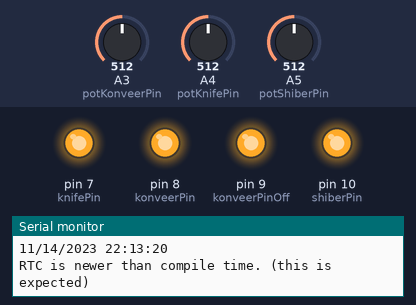
Bench run of a sketch on a simulated Arduino Uno, built with avr-gcc and run on an emulated ATmega328P. Shown: output pins drawn as LEDs (lit = HIGH), the last lines printed to the serial monitor. The inputs (shaded band) are chosen by the test bench; at power-on: A3 (potKonveerPin) = 512, A4 (potKnifePin) = 512, A5 (potShiberPin) = 512. The local clock reads 2024-03-15 10:24:30 at power-on unless the sketch sets it.

Above: at 0.1 s.
At 10.1 s:
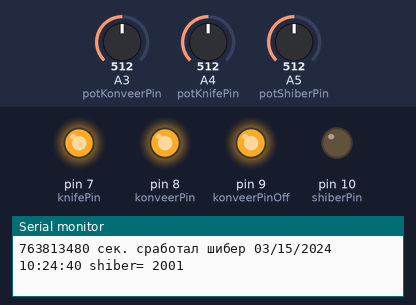
At 66.1 s:
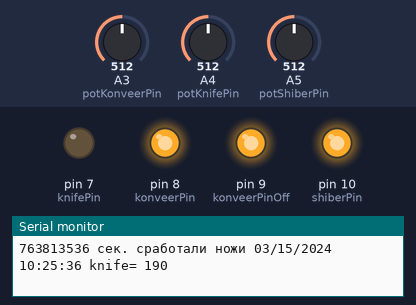
At 117.1 s:
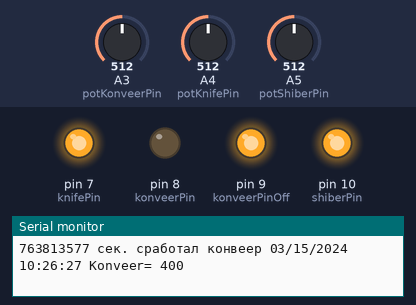
At 123.1 s:
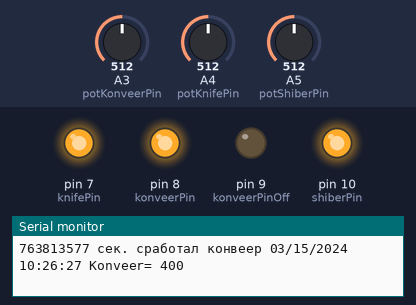
Timing chart, 0 to 125.5 s (numbered marks = the images above):
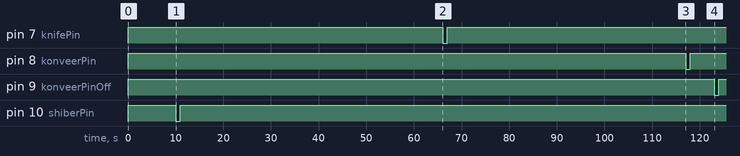

Measured:
- by itself, pin 7 (knifePin): HIGH → LOW at 66.0 s, → HIGH 1.0 s later
- by itself, pin 8 (konveerPin): HIGH → LOW at 117 s, → HIGH 1.0 s later
- by itself, pin 9 (konveerPinOff): HIGH → LOW at 123 s, → HIGH 1.0 s later
- by itself, pin 10 (shiberPin): HIGH → LOW at 10.0 s, → HIGH 1.0 s later

The sketch:

rabochi_clock.ino
```cpp
// CONNECTIONS:
// DS1302 CLK/SCLK --> 5
// DS1302 DAT/IO --> 4
// DS1302 RST/CE --> 2
// DS1302 VCC --> 3.3v - 5v
// DS1302 GND --> GND

#include <ThreeWire.h>
#include <RtcDS1302.h>

ThreeWire myWire(4, 5, 2); // IO, SCLK, CE
RtcDS1302<ThreeWire> Rtc(myWire);
long rtcOld = 0;
long rtcDelta = 0; //Время прошедшее между циклами
bool loading = false;

long konveer = 600; //600000 10 минут между срабатываниями
long konveerOld = 10;
int konveerPin = 8; //пин включения конвеера
int konveerPinOff = 9; // пин выключения конвеера
long konveerDelay = 5;
int potKonveerPin = A3;


long knife = 180; // 180000 3 минуты между срабатываниямм
long knifeOld = 0;
int knifePin = 7; //Номер пина
int potKnifePin = A4;

long shiber = 3600; // 3600000 1 час между срабатываниями
long shiberOld = 0;
int shiberPin = 10;
long shiberDelay = 10;
long shiberStartCicke = 0;
int potShiberPin = A5;

void setup ()
{
  Serial.begin(57600);

  Serial.print("compiled: ");
  Serial.print(__DATE__);
  Serial.println(__TIME__);

  Rtc.Begin();

  RtcDateTime compiled = RtcDateTime(__DATE__, __TIME__);
  printDateTime(compiled);
  Serial.println();

  pinMode (konveerPin, OUTPUT);
  pinMode (konveerPinOff, OUTPUT);
  RtcDateTime konveerOld = Rtc.GetDateTime(); //TODO не срабатывает на каждой загрузке
  digitalWrite(konveerPin, HIGH); //включаем на старте пины чтобы выключить реле(реле срабатывают когда на пине нет питания
  digitalWrite(konveerPinOff, HIGH); //включаем на старте пины чтобы выключить реле(реле срабатывают когда на пине нет питания
  pinMode(potKonveerPin, INPUT);

  pinMode (knifePin, OUTPUT);
  RtcDateTime knifeOld = Rtc.GetDateTime();
  digitalWrite(knifePin, HIGH);
  pinMode(potKnifePin, INPUT);

  pinMode (shiberPin, OUTPUT);
  RtcDateTime shiberOld = Rtc.GetDateTime();
  digitalWrite(shiberPin, HIGH);
  pinMode(potShiberPin,INPUT);

  konveerOld = Rtc.GetDateTime();
  knifeOld = Rtc.GetDateTime();
  shiberOld = Rtc.GetDateTime();


  if (!Rtc.IsDateTimeValid())
  {
    // Common Causes:
    //    1) first time you ran and the device wasn't running yet
    //    2) the battery on the device is low or even missing

    Serial.println("RTC lost confidence in the DateTime!");
    Rtc.SetDateTime(compiled);
  }

  if (Rtc.GetIsWriteProtected())
  {
    Serial.println("RTC was write protected, enabling writing now");
    Rtc.SetIsWriteProtected(false);
  }

  if (!Rtc.GetIsRunning())
  {
    Serial.println("RTC was not actively running, starting now");
    Rtc.SetIsRunning(true);
  }

  RtcDateTime now = Rtc.GetDateTime();
  if (now < compiled)
  {
    Serial.println("RTC is older than compile time!  (Updating DateTime)");
    Rtc.SetDateTime(compiled);
  }
  else if (now > compiled)
  {
    Serial.println("RTC is newer than compile time. (this is expected)");
  }
  else if (now == compiled)
  {
    Serial.println("RTC is the same as compile time! (not expected but all is fine)");
  }
}

void loop ()
{
  // проверяем загружались ли часы
  if (loading == false) {
    delay(9000);
    loading = true;

  }

  if (millis() % 1000 == 0) {       //  задержка в одну секунду перед выводом времени в последовательный порт

    RtcDateTime now = Rtc.GetDateTime();

    shiber = map(analogRead(potShiberPin),0,1023,300,3700); // считываем с аналогового пина показания потенциометра и конвертирует в диапазон секунд между запусками

    knife = map(analogRead(potKnifePin), 0,1023, 100, 280);

    konveer = map(analogRead(potKonveerPin), 0,1023, 100, 700);
//
//    Serial.print(analogRead(potKnifePin));
//    Serial.print(" ");
//    Serial.print(analogRead(potKonveerPin));
//    Serial.print(" ");
//    Serial.print(analogRead(potShiberPin));
//    Serial.println();
//
//    Serial.print(knife);
//    Serial.print(" ");
//    Serial.print(konveer);
//    Serial.print(" ");
//    Serial.print(shiber);
//    Serial.println();
//    Serial.println();

    if (now.IsValid()) //если время считано правильно
    {

      if ( ((now - shiberOld) >= shiber) & ((now - konveerOld) > 80) & ((now - knifeOld) > 40) ) //если прошло достаточно времени то запустить шибер
      {   // сейчас минус (время прошлого срабатывания) И если конвеер сработал недавно ждем 80 сек И если недавно сработали ножи ждем
        Serial.print(now - shiberOld);
        Serial.print(" сек. сработал шибер ");
        printDateTime(now);
        Serial.print(" shiber= ");
        Serial.print(shiber);
        Serial.println();
        shiberOld = now;

        digitalWrite(shiberPin, LOW); //
        delay(1000);
        digitalWrite(shiberPin, HIGH);
      }

      if ( ((now - knifeOld) >= knife) & ((now - shiberOld) > 55)  & ((now - konveerOld) > 80 ) ) //если прошло достаточно времени то запустить ножи
      {
        Serial.print(now - knifeOld);
        Serial.print(" сек. сработали ножи ");
        printDateTime(now);
        Serial.print(" knife= ");
        Serial.print(knife);
        Serial.println();
        knifeOld = now;

        digitalWrite(knifePin, LOW);
        delay(1000);
        digitalWrite(knifePin, HIGH);
      }

      if ( ((now - konveerOld) >= konveer) & ((now - shiberOld) > 75) & ((now - knifeOld) > 50) )
      {
        Serial.print(now - konveerOld);
        Serial.print(" сек. сработал конвеер ");
        printDateTime(now);
        Serial.print(" Konveer= ");
        Serial.print(konveer);
        Serial.println();
        konveerOld = now;

        digitalWrite(konveerPin, LOW);
        delay(1000);
        digitalWrite(konveerPin, HIGH);

        delay(5000);
        digitalWrite(konveerPinOff, LOW);
        delay(1000);
        digitalWrite(konveerPinOff, HIGH);
      }


      if (!now.IsValid())
      {
        // Common Causes:
        //    1) the battery on the device is low or even missing and the power line was disconnected
        Serial.println("RTC lost confidence in the DateTime!");
      }
      delay(700);
      rtcOld = now;
//      Serial.println();
    }
    //    delay(10000); // ten seconds
  }
}

#define countof(a) (sizeof(a) / sizeof(a[0]))

void printDateTime(const RtcDateTime& dt)
{
  char datestring[20];

  snprintf_P(datestring,
             countof(datestring),
             PSTR("%02u/%02u/%04u %02u:%02u:%02u"),
             dt.Month(),
             dt.Day(),
             dt.Year(),
             dt.Hour(),
             dt.Minute(),
             dt.Second() );
  Serial.print(datestring);
}

bool trigerTime(long timeNow, long startObject, long delayObject) {
  if ((timeNow - startObject) > delayObject)
  {
    return true;
  } else {
    return false;
  }
}
```
